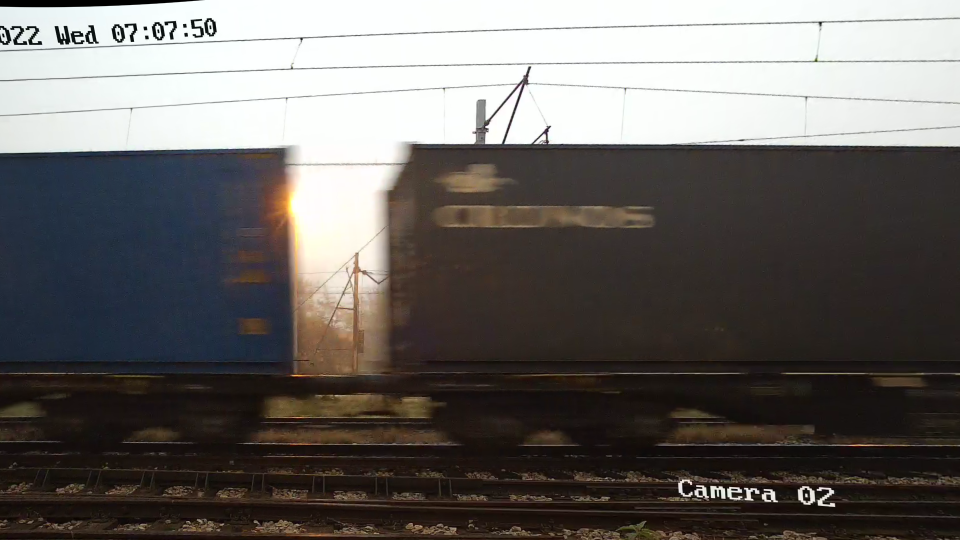
#> input picture poc/23_24_1698.png, 1920 x 1080 px, found by its file name (shown at 1/2 size)
$ python deconv3.py
#> lines starting #> are read from the running program, lines starting #| are printed output that depends on the picture
### poc/deblur.py
import numpy as np
import cv2 as cv
from skimage import restoration, color, util

class Deblur:
    def __init__(self, kernel_len=51):
        self.kernel_len = kernel_len
        self.coef = 0
        self.psf = None
        # self.set_speed(x,y,blur)


    def set_speed(self, x, y, blur, coef):
        self.coef = coef
        precision = 5
        img = np.zeros((self.kernel_len*precision, self.kernel_len*precision), np.float32)
        point = (self.kernel_len*precision // 2, self.kernel_len*precision // 2)

        # cv.ellipse(img, point, (0, round(len / 2)), 90 - theta, 0, 360, 255, -1)
        cv.line(img, (point[0]-x//2, point[1]-y//2 ), (point[0]+x//2, point[1]+y//2), 255, 1)

        img = cv.GaussianBlur(img,(0,0),blur, blur)

        img = cv.resize(img, (self.kernel_len, self.kernel_len), interpolation=cv.INTER_AREA)
        summa = np.sum(img)


        # self.psf = cv.cvtColor(img / summa, cv.COLOR_GRAY2RGB)
        # self.psf = color.gray2rgb(img / summa)
        self.psf = img / summa

        return self.psf

    # [21 lines left out: functions restore, next, not called in this run]

### poc/deconv/deconv3.py
import numpy as np
import matplotlib.pyplot as plt
import cv2 as cv

from scipy.signal import convolve2d as conv2

from skimage import color, io, restoration, util

from deblur import Deblur

show_window = "deconv"
ctrl_window = "ctrl"

img = io.imread('poc/23_24_1698.png')
#> img is the input picture: shape (1080, 1920, 3); mean R, G, B 104.8, 101.1, 98.5
# img = color.rgb2gray(img)

# img = img[355:470, 1301:1450]

zoom = 1
show_zoom = 1
img = cv.resize(img, np.array(img.shape[0:2])*zoom)
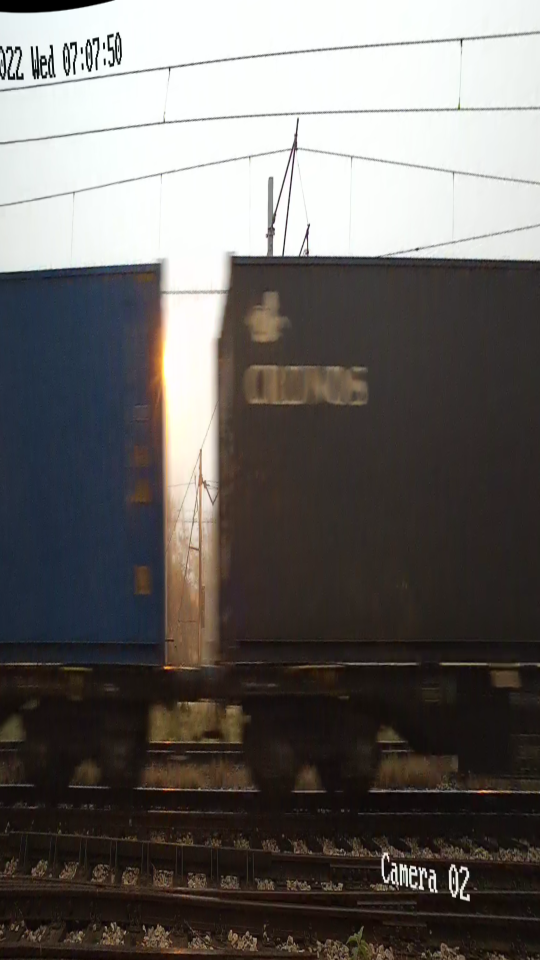
#> img: shape (1920, 1080, 3) (shown at 1/2 size); mean R, G, B 104.8, 101.1, 98.5

deblur = Deblur(51)

def recalc(tmp):
    # len = 11 * zoom * cv.getTrackbarPos('length', ctrl_window) / 100
    x = cv.getTrackbarPos('x', ctrl_window)
    y = cv.getTrackbarPos('y', ctrl_window)
    blur = cv.getTrackbarPos('blur', ctrl_window) / 5
    coef = cv.getTrackbarPos('magic', ctrl_window) / 1000

    psf = deblur.set_speed(x, y, blur, coef)
    img_deconv = deblur.get_raw_velocity(img)


    cv.imshow(show_window, cv.resize(img_deconv, np.array(img_deconv.shape[0:2])*show_zoom))
    cv.imshow("psf", cv.resize(psf, np.array(np.shape(psf))*show_zoom))


cv.imshow(show_window, cv.resize(img, np.array(img.shape[0:2])*show_zoom))
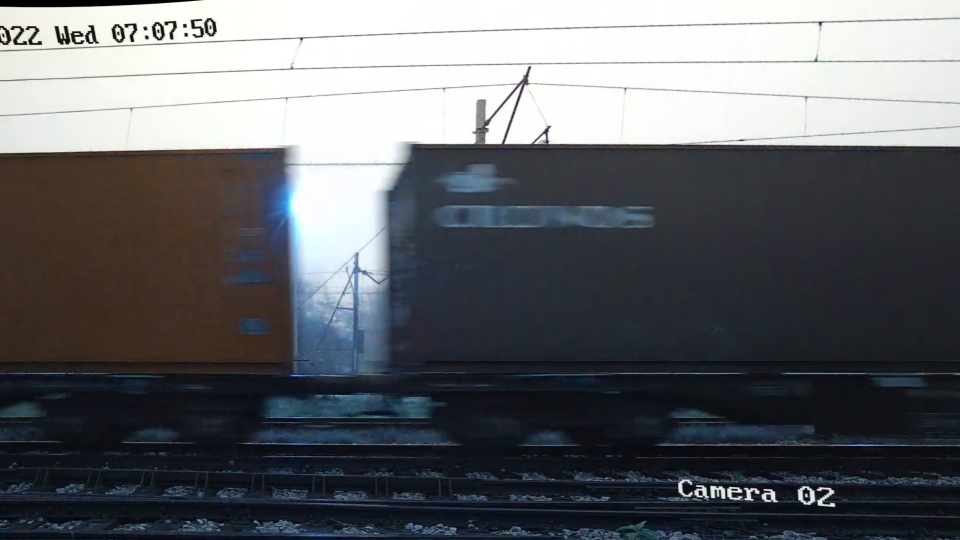
#> window 'deconv': shape (1080, 1920, 3) (shown at 1/2 size); mean B, G, R 104.7, 101, 98.4

cv.namedWindow(ctrl_window,cv.WINDOW_NORMAL)
cv.createTrackbar(f"x", ctrl_window, 0, 200, recalc)
cv.createTrackbar(f"y", ctrl_window, 0, 200, recalc)
cv.createTrackbar(f"blur", ctrl_window, 1, 100, recalc)
cv.createTrackbar(f"magic", ctrl_window, 1, 2000, recalc)

recalc(123)
#> (the run stopped early here; a loop or call above may not have finished)

$ run again, with poc/23_24_1753.png copied over poc/23_24_1698.png
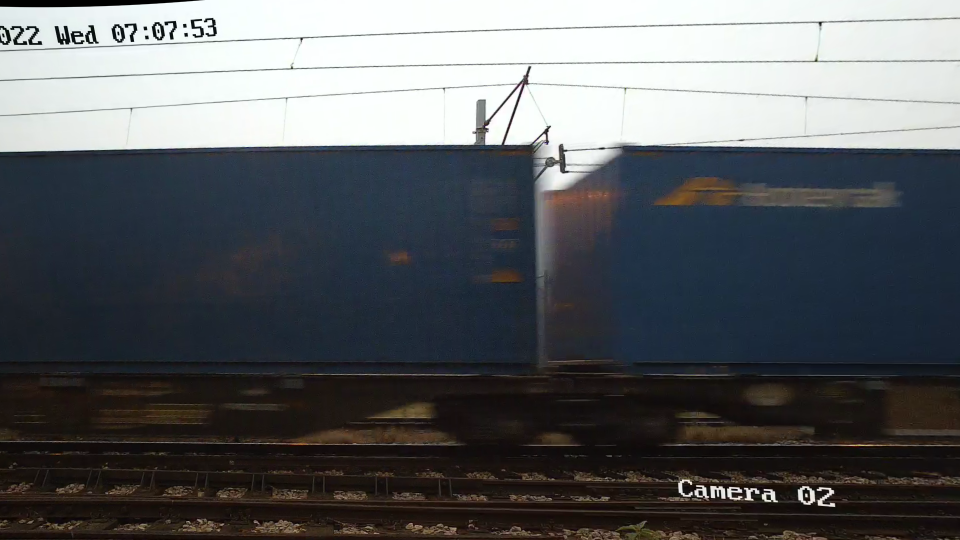
#> input picture poc/23_24_1753.png, 1920 x 1080 px, found by its file name (shown at 1/2 size)
#> img is the input picture: shape (1080, 1920, 3); mean R, G, B 91.3, 93.9, 96.7
#> `img = cv.resize(img, np.array(img.shape[0:2])*zoom)`:
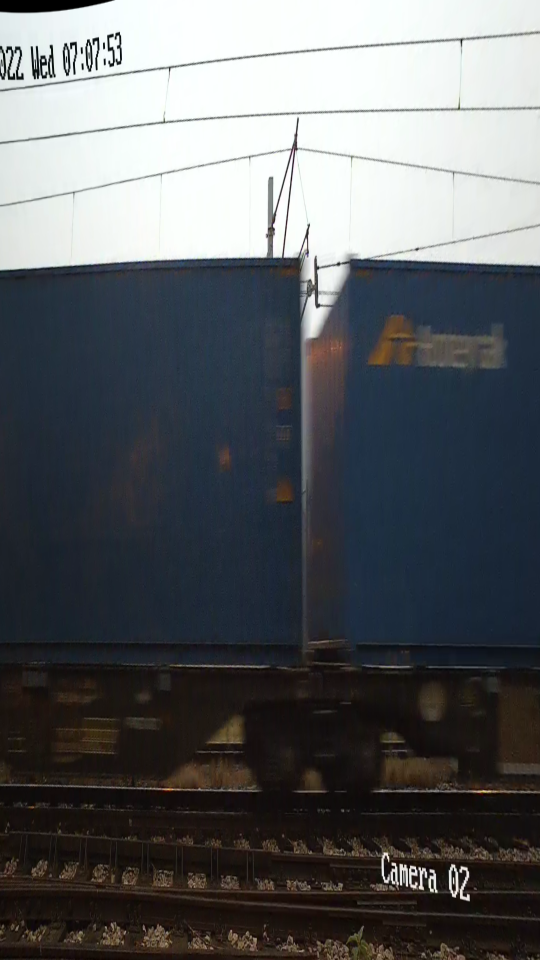
#> img: shape (1920, 1080, 3) (shown at 1/2 size); mean R, G, B 91.2, 93.8, 96.6
#> `cv.imshow(show_window, cv.resize(img, np.array(img.shape[0:2])*show_zo..`:
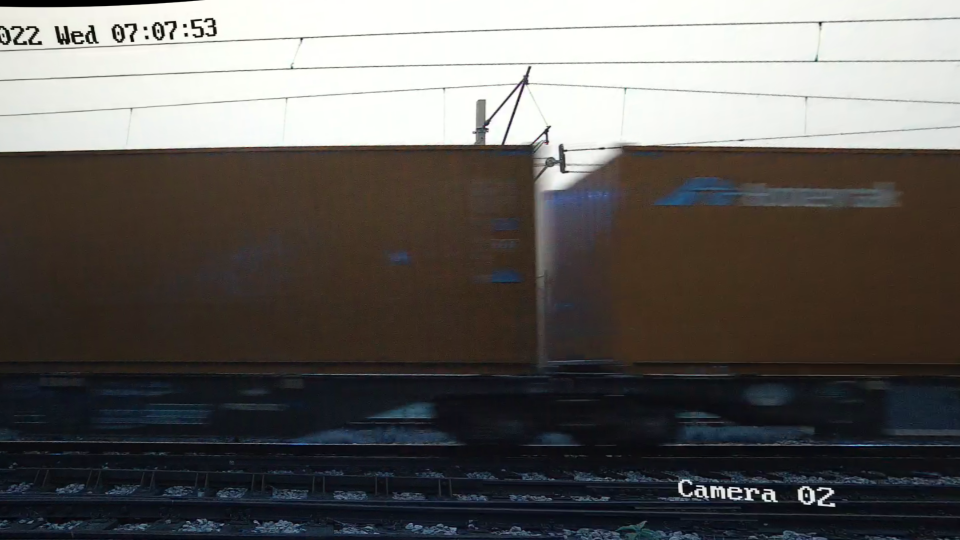
#> window 'deconv': shape (1080, 1920, 3) (shown at 1/2 size); mean B, G, R 91.1, 93.7, 96.6

$ run again, with poc/25_32.png copied over poc/23_24_1698.png
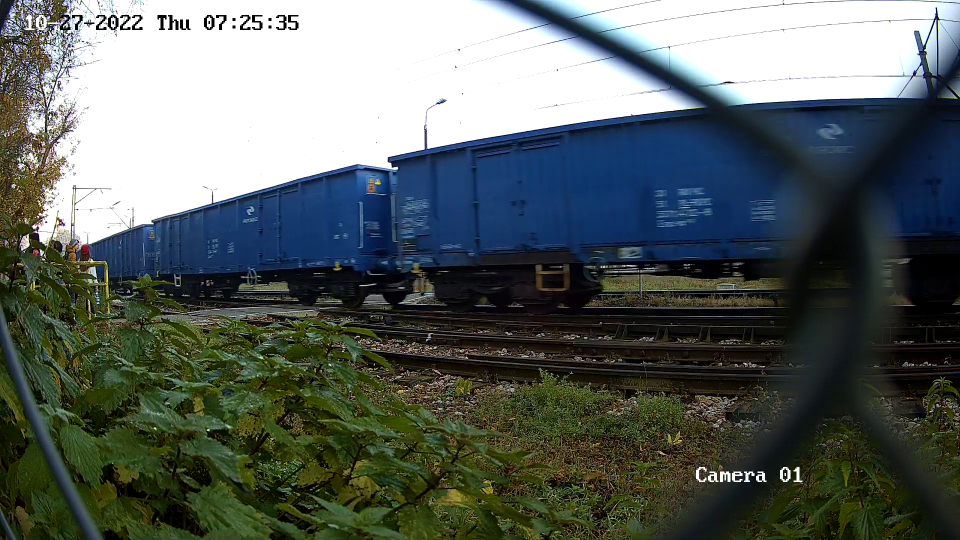
#> input picture poc/25_32.png, 1920 x 1080 px, found by its file name (shown at 1/2 size)
#> img is the input picture: shape (1080, 1920, 3); mean R, G, B 91.1, 99.3, 95.8
#> `img = cv.resize(img, np.array(img.shape[0:2])*zoom)`:
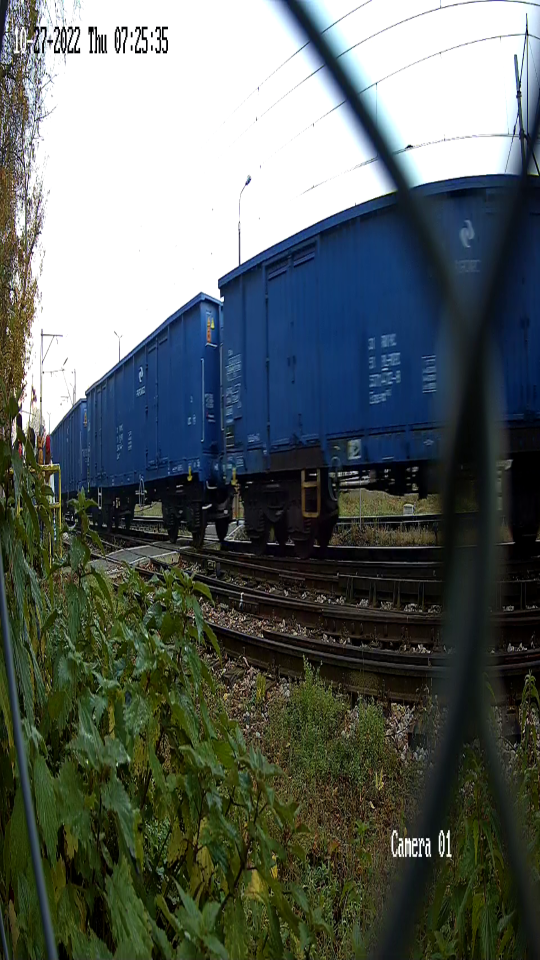
#> img: shape (1920, 1080, 3) (shown at 1/2 size); mean R, G, B 91.1, 99.2, 95.7
#> `cv.imshow(show_window, cv.resize(img, np.array(img.shape[0:2])*show_zo..`:
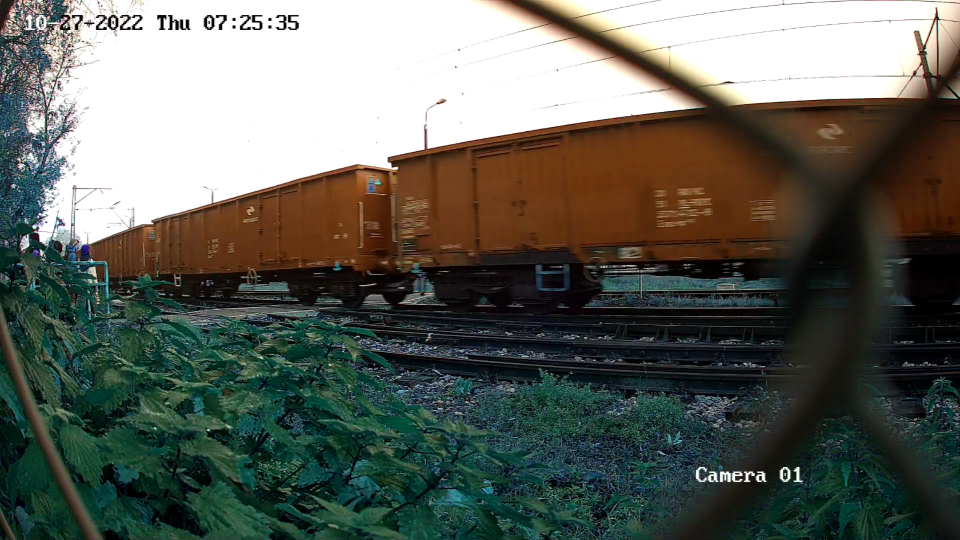
#> window 'deconv': shape (1080, 1920, 3) (shown at 1/2 size); mean B, G, R 91, 99.1, 95.7
